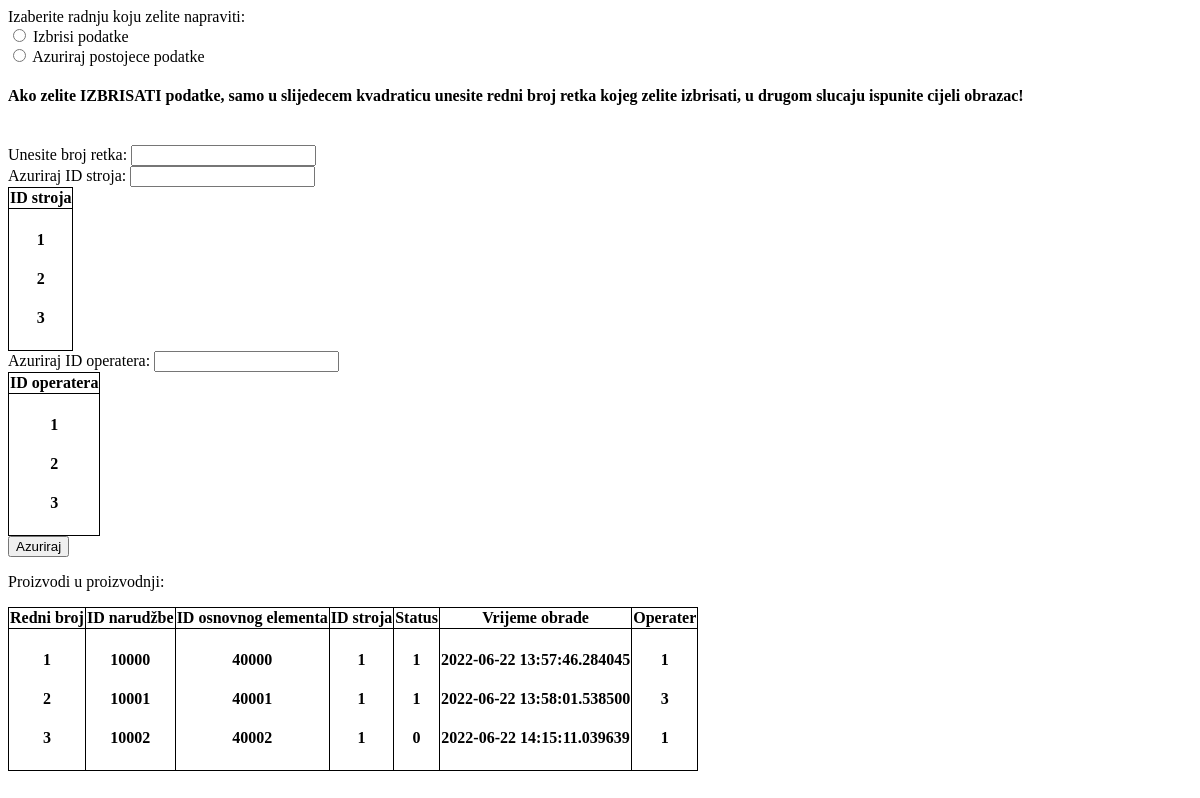
Before: /update_manufacturing_form with the older database file.
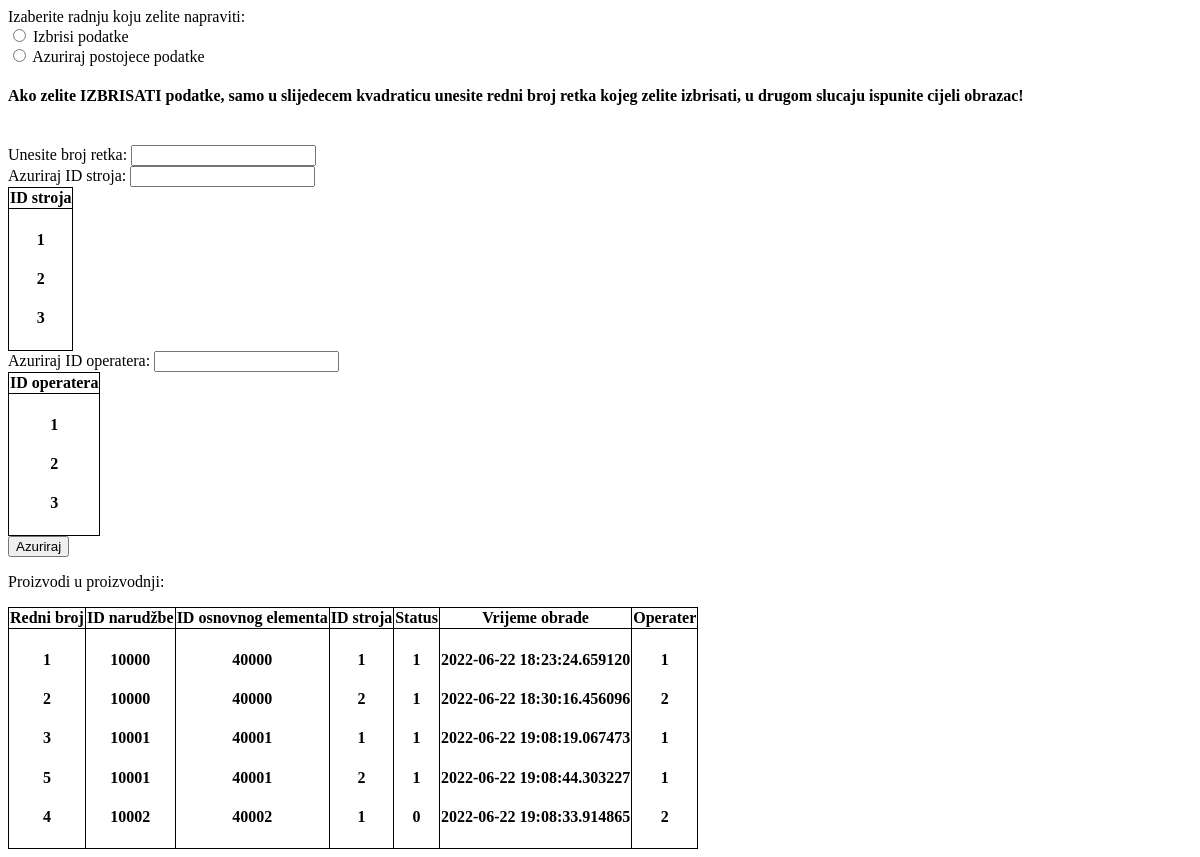
After: the same page with the newer database file.
### app.py (models this page shows, shortened)
class Machine(db.Model):
    __tablename__ = "machine"
    machine_id = db.Column(db.Integer, primary_key=True)
    machine_name = db.Column(db.String(200))
    machine_tool = db.Column(db.String(200))
    last_tool_change_date = db.Column(db.String(200))
    last_machine_service_date = db.Column(db.String(200))
    number_of_machined_parts = db.Column(db.Integer)

class Worker(db.Model):
    __tablename__ = "worker"
    worker_id = db.Column(db.Integer, primary_key=True)
    worker_name = db.Column(db.String(500))
    worker_department = db.Column(db.String(200))

class Manufacturing(db.Model):
    __tablename__ = "manufacturing"
    auto_id = db.Column(db.Integer, primary_key=True)
    order_id = db.Column(db.Integer)
    part_id = db.Column(db.Integer)
    machine_id = db.Column(db.Integer)
    manufacturing_status = db.Column(db.String(200))
    manufacturing_time = db.Column(db.DateTime, default=datetime.now)
    manufacturing_worker = db.Column(db.Integer)
    first_time = True

### app.py (the view, shortened to what this page needs)
@app.route("/update_manufacturing_form", methods=["POST", "GET"])
def update_man_form():
    updated_worker_id = Worker.query.order_by(Worker.worker_id)
    updated_machine_id = Machine.query.order_by(Machine.machine_id)
    product = Manufacturing.query.order_by(Manufacturing.part_id)
    return render_template("update_manufacturing_form.html", product=product, worker=updated_worker_id, machine=updated_machine_id)

### templates/update_manufacturing_form.html (shortened to what this page needs)
<!DOCTYPE html>
<html lang="en">
<head>
</head>
<body>
    <form action="update_manufacturing_form" METHOD="POST">
        <label for="update_or_delete">Izaberite radnju koju zelite napraviti:</label><br>
        <input type="radio" id="update_or_delete" name="update_or_delete" value="1">
        <label for="delete">Izbrisi podatke</label><br>
        <input type="radio" id="update_or_delete" name="update_or_delete" value="2">
        <label for="update">Azuriraj postojece podatke</label><br>
        <h4>Ako zelite IZBRISATI podatke, samo u slijedecem kvadraticu unesite redni broj retka kojeg zelite izbrisati,
            u drugom slucaju ispunite cijeli obrazac!</h4><br>
        <label for="row_number">Unesite broj retka:</label>
        <input type="text" id="row_number" name="row_number"><br>
        <label for="updated_machine_id">Azuriraj ID stroja:</label>
        <input type="text" id="updated_machine_id" name="updated_machine_id"><br>
        <table>
            <tr>
                <th>ID stroja</th>
            </tr>
            <tr>
                <th>
                    {% for machines in machine %}
                    <h4>
                        {{machines.machine_id}}
                    </h4>
                    {% endfor %}
                </th>
            </tr>
        </table>
        <label for="updated_worker_id">Azuriraj ID operatera:</label>
        <input type="text" id="updated_worker_id" name="updated_worker_id"><br>
        <table>
            <tr>
                <th>ID operatera</th>
            </tr>
            <tr>
                <th>
                    {% for workers in worker %}
                    <h4>
                        {{workers.worker_id}}
                    </h4>
                    {% endfor %}
                </th>
            </tr>
        </table>
        <input type="submit" value="Azuriraj" class="btn-secondary">
    </form>
    <p>Proizvodi u proizvodnji:</p>
    <table>
        <tr>
            <th>Redni broj</th>
            <th>ID narudžbe</th>
            <th>ID osnovnog elementa</th>
            <th>ID stroja</th>
            <th>Status</th>
            <th>Vrijeme obrade</th>
            <th>Operater</th>
        </tr>
        <tr>
            <th>
                {% for manufacturing in product %}
                <h4>
                    {{manufacturing.auto_id}}
                </h4>
                {% endfor %}
            </th>
            <th>
                {% for manufacturing in product %}
                <h4>
                    {{manufacturing.order_id}}
                </h4>
                {% endfor %}
            </th>
            <th>
                {% for manufacturing in product %}
                <h4>
                    {{manufacturing.part_id}}
                </h4>
                {% endfor %}
            </th>
            <th>
                {% for manufacturing in product %}
                <h4>
                    {{manufacturing.machine_id}}
                </h4>
                {% endfor %}
            </th>
            <th>
                {% for manufacturing in product %}
                <h4>
                    {{manufacturing.manufacturing_status}}
                </h4>
                {% endfor %}
            </th>
            <th>
                {% for manufacturing in product %}
                <h4>
                    {{manufacturing.manufacturing_time}}
                </h4>
                {% endfor %}
            </th>
            <th>
                {% for manufacturing in product %}
                <h4>
                    {{manufacturing.manufacturing_worker}}
                </h4>
                {% endfor %}
            </th>
        </tr>
    </table>
</body>
</html>

Changed rows visible on the page:
changed Manufacturing id 1: manufacturing_time "2022-06-22 13:57:46.284045" → "2022-06-22 18:23:24.659120"
changed Manufacturing id 2: order_id "10001" → "10000"; part_id "40001" → "40000"; machine_id "1" → "2"; manufacturing_time "2022-06-22 13:58:01.538500" → "2022-06-22 18:30:16.456096"; manufacturing_worker "3" → "2"
changed Manufacturing id 3: order_id "10002" → "10001"; part_id "40002" → "40001"; manufacturing_status "0" → "1"; manufacturing_time "2022-06-22 14:15:11.039639" → "2022-06-22 19:08:19.067473"
added Manufacturing: auto_id "5", order_id "10001", part_id "40001", machine_id "2", manufacturing_status "1", manufacturing_time "2022-06-22 19:08:44.303227", manufacturing_worker "1"
added Manufacturing: auto_id "4", order_id "10002", part_id "40002", machine_id "1", manufacturing_status "0", manufacturing_time "2022-06-22 19:08:33.914865", manufacturing_worker "2"
